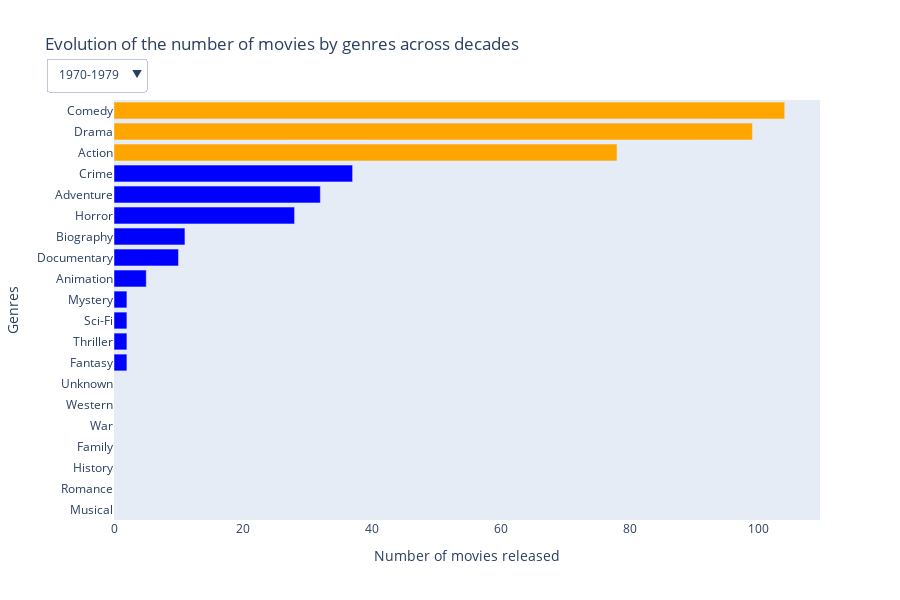

Notebook cell for this chart:
### Markdown cell above
The chart generated by the code below is an interactive Plotly chart but the screenshots of each decade from this graph are present just after.

### Code cell
# We plot the graph representing the evolution of the ratings attributed to movies by the decades
# Create a figure
fig = go.Figure()

# Add bars for each decade
for decade in evolution_per_decade_genre["Decade"].unique():
    # Filter by decade and sort by Nb_movies
    df_decade = evolution_per_decade_genre[evolution_per_decade_genre["Decade"] == decade]
    df_decade = df_decade.sort_values(by="Nb_movies")

    # Color the 3 genres with the most releases in orange
    colors = ["orange" if (len(df_decade)-3 <= i <= len(df_decade)) else "blue" for i in range(len(df_decade))]

    fig.add_trace(go.Bar(
        x=df_decade["Nb_movies"],
        y=df_decade["Genres"],
        name=decade,
        visible=False,
        marker_color=colors,
        orientation="h"
    ))

# Make the first decade visible by default
fig.data[0].visible = True

# Configuring animations
fig.update_layout(
    updatemenus=[{
        "buttons": [
            {
                "label": decade,
                "method": "update",
                "args": [
                    {"visible": [decade == d for d in evolution_per_decade_genre["Decade"].unique()]},
                    {
                        "xaxis.range": [0, evolution_per_decade_genre[evolution_per_decade_genre["Decade"] == decade]["Nb_movies"].max()],
                        "yaxis.title.text": "Genres"  # Assurer que le titre de l'axe des ordonnées est maintenu
                    }
                ]
            } for decade in evolution_per_decade_genre["Decade"].unique()
        ],
        "direction": "down",
        "showactive": True,
        "x": 0.045,  # Ajuster la position horizontale (plus à gauche)
        "y": 1.10    # Ajuster la position verticale (au-dessus du graphique)
    }],
    title="Evolution of the number of movies by genres across decades",
    height=600
)

# Edit axis titles
fig.update_layout(
    xaxis_title="Number of movies released",
    yaxis_title="Genres"
)

# Show chart
fig.show()

### Figure 1 — Plotly figure (JSON) as saved in the notebook; plotly's stock layout.template omitted (floating-point values rounded to 4 significant figures)
{"data": [{"marker": {"color": ["blue", "blue", "blue", "blue", "blue", "blue", "blue", "blue", "blue", "blue", "blue", "blue", "blue", "blue", "blue", "blue", "blue", "orange", "orange", "orange"]}, "name": "1970-1979", "orientation": "h", "type": "bar", "visible": true, "x": [0, 0, 0, 0, 0, 0, 0, 2, 2, 2, 2, 5, 10, 11, 28, 32, 37, 78, 99, 104], "y": ["Musical", "Romance", "History", "Family", "War", "Western", "Unknown", "Fantasy", "Thriller", "Sci-Fi", "Mystery", "Animation", "Documentary", "Biography", "Horror", "Adventure", "Crime", "Action", "Drama", "Comedy"]}, {"marker": {"color": ["blue", "blue", "blue", "blue", "blue", "blue", "blue", "blue", "blue", "blue", "blue", "blue", "blue", "blue", "blue", "blue", "blue", "orange", "orange", "orange"]}, "name": "1980-1989", "orientation": "h", "type": "bar", "visible": false, "x": [0, 0, 0, 0, 0, 1, 1, 2, 2, 3, 10, 19, 20, 40, 51, 66, 68, 159, 192, 302], "y": ["Musical", "History", "War", "Unknown", "Western", "Family", "Mystery", "Romance", "Thriller", "Sci-Fi", "Fantasy", "Documentary", "Animation", "Biography", "Horror", "Adventure", "Crime", "Drama", "Action", "Comedy"]}, {"marker": {"color": ["blue", "blue", "blue", "blue", "blue", "blue", "blue", "blue", "blue", "blue", "blue", "blue", "blue", "blue", "blue", "blue", "blue", "orange", "orange", "orange"]}, "name": "1990-1999", "orientation": "h", "type": "bar", "visible": false, "x": [0, 0, 0, 0, 1, 1, 1, 1, 1, 5, 11, 34, 35, 37, 67, 77, 140, 277, 285, 491], "y": ["Musical", "History", "War", "Unknown", "Sci-Fi", "Thriller", "Family", "Romance", "Western", "Mystery", "Fantasy", "Documentary", "Animation", "Horror", "Adventure", "Biography", "Crime", "Action", "Drama", "Comedy"]}, {"marker": {"color": ["blue", "blue", "blue", "blue", "blue", "blue", "blue", "blue", "blue", "blue", "blue", "blue", "blue", "blue", "blue", "blue", "blue", "orange", "orange", "orange"]}, "name": "2000-2009", "orientation": "h", "type": "bar", "visible": false, "x": [0, 0, 1, 1, 3, 5, 8, 9, 9, 9, 10, 106, 135, 147, 176, 312, 510, 645, 1067, 1129], "y": ["History", "Western", "Unknown", "Family", "War", "Sci-Fi", "Fantasy", "Musical", "Mystery", "Romance", "Thriller", "Horror", "Animation", "Adventure", "Biography", "Crime", "Action", "Documentary", "Drama", "Comedy"]}, {"marker": {"color": ["blue", "blue", "blue", "blue", "blue", "blue", "blue", "blue", "blue", "blue", "blue", "blue", "blue", "blue", "blue", "blue", "blue", "orange", "orange", "orange"]}, "name": "2010-2019", "orientation": "h", "type": "bar", "visible": false, "x": [0, 0, 0, 0, 1, 1, 4, 4, 11, 19, 21, 185, 185, 189, 314, 352, 796, 1112, 1115, 1438], "y": ["History", "Family", "War", "Western", "Sci-Fi", "Unknown", "Romance", "Musical", "Mystery", "Thriller", "Fantasy", "Adventure", "Horror", "Animation", "Crime", "Biography", "Action", "Comedy", "Documentary", "Drama"]}, {"marker": {"color": ["blue", "blue", "blue", "blue", "blue", "blue", "blue", "blue", "blue", "blue", "blue", "blue", "blue", "blue", "blue", "blue", "blue", "orange", "orange", "orange"]}, "name": "2020-2029", "orientation": "h", "type": "bar", "visible": false, "x": [0, 0, 1, 1, 2, 2, 2, 2, 6, 12, 17, 69, 98, 112, 116, 116, 286, 369, 447, 674], "y": ["War", "Western", "Musical", "History", "Sci-Fi", "Unknown", "Family", "Romance", "Mystery", "Fantasy", "Thriller", "Adventure", "Animation", "Biography", "Crime", "Horror", "Action", "Documentary", "Comedy", "Drama"]}], "layout": {"height": 600, "title": {"text": "Evolution of the number of movies by genres across decades"}, "updatemenus": [{"buttons": [{"args": [{"visible": [true, false, false, false, false, false]}, {"xaxis.range": [0, 104], "yaxis.title.text": "Genres"}], "label": "1970-1979", "method": "update"}, {"args": [{"visible": [false, true, false, false, false, false]}, {"xaxis.range": [0, 302], "yaxis.title.text": "Genres"}], "label": "1980-1989", "method": "update"}, {"args": [{"visible": [false, false, true, false, false, false]}, {"xaxis.range": [0, 491], "yaxis.title.text": "Genres"}], "label": "1990-1999", "method": "update"}, {"args": [{"visible": [false, false, false, true, false, false]}, {"xaxis.range": [0, 1129], "yaxis.title.text": "Genres"}], "label": "2000-2009", "method": "update"}, {"args": [{"visible": [false, false, false, false, true, false]}, {"xaxis.range": [0, 1438], "yaxis.title.text": "Genres"}], "label": "2010-2019", "method": "update"}, {"args": [{"visible": [false, false, false, false, false, true]}, {"xaxis.range": [0, 674], "yaxis.title.text": "Genres"}], "label": "2020-2029", "method": "update"}], "direction": "down", "showactive": true, "x": 0.045, "y": 1.1}], "xaxis": {"title": {"text": "Number of movies released"}}, "yaxis": {"title": {"text": "Genres"}}}}
